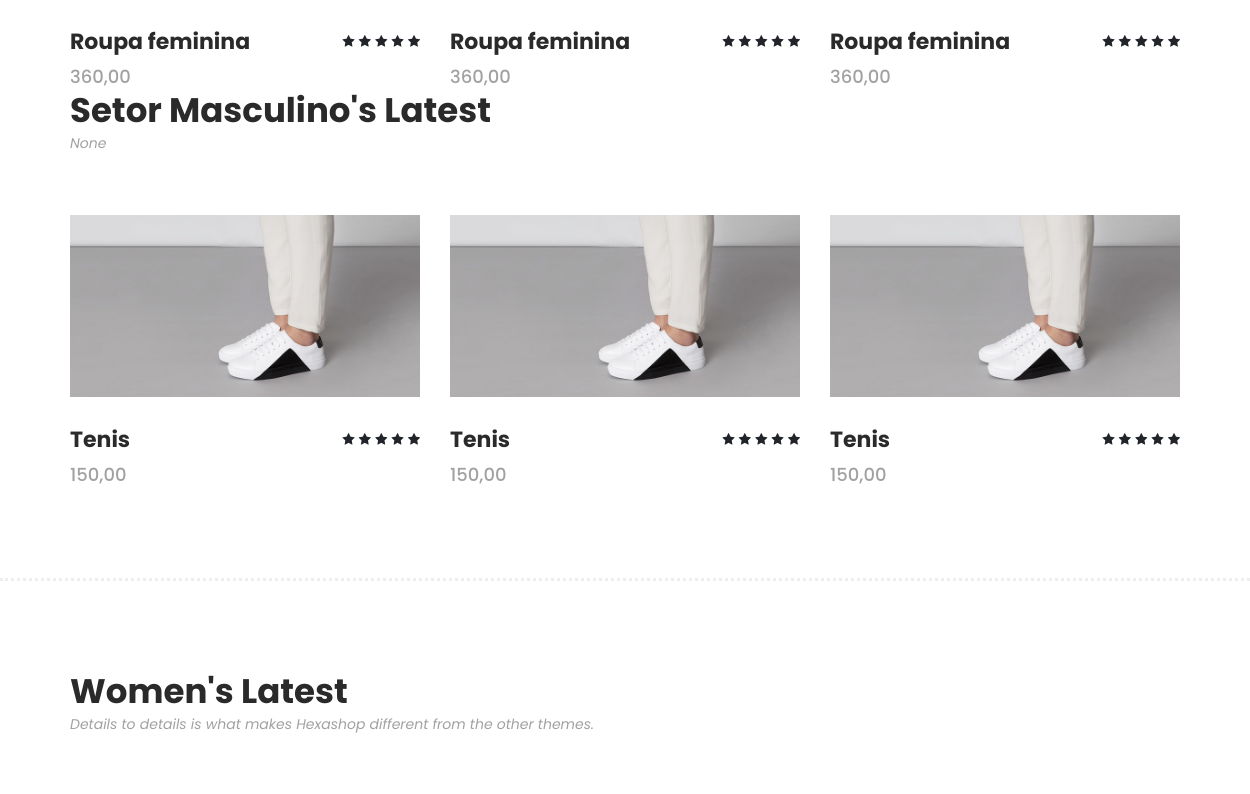
Before: / (middle part) with the older database file.
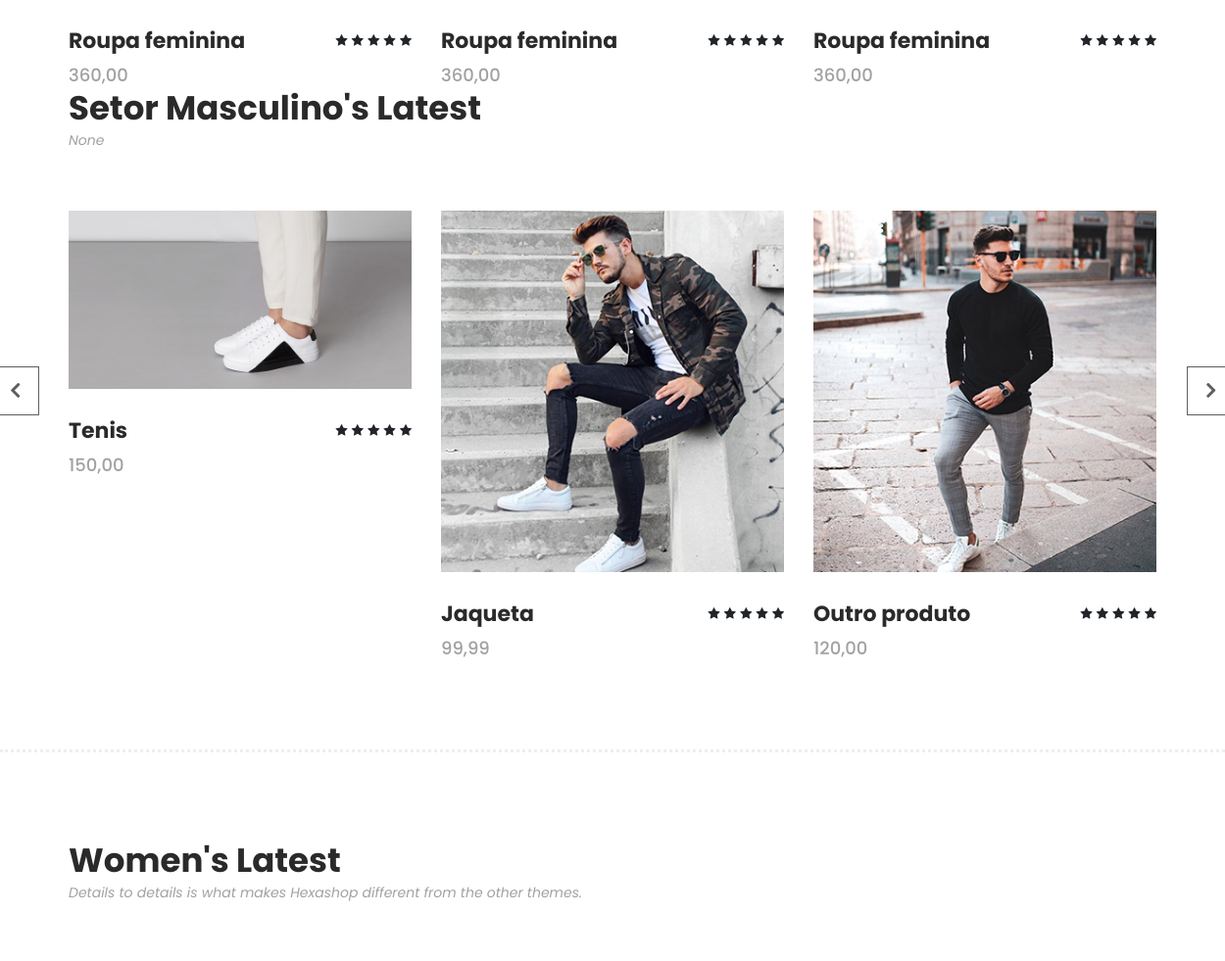
After: the same page with the newer database file.
### core/models.py (models this page shows)
class ProductCategory(models.Model):
    product_id = models.ForeignKey("Product", on_delete=models.CASCADE)
    category_id = models.ForeignKey("Category", on_delete=models.CASCADE)
    def __str__(self):
        return f"{self.category_id} - {self.product_id}"
    class Meta:
        verbose_name= 'Categoria'
        verbose_name_plural = 'Categorias'

class Product(models.Model):
    product_name = models.CharField(max_length = 30, verbose_name='Produto')
    product_description = models.CharField(max_length = 60, verbose_name='Descrição')
    product_price = models.DecimalField(max_digits=7, decimal_places=2, verbose_name='Preço')
    product_status = models.BooleanField(verbose_name='Disponível')
    product_image = models.ImageField(null=True, verbose_name='Imagem')
    class Meta:
        verbose_name= 'Produto'
        verbose_name_plural = 'Produtos'
        ordering = ['product_name']
    def __str__(self):
        return self.product_name

class Category(models.Model):
    category_name = models.CharField(max_length = 30, verbose_name='Categoria')
    category_description = models.CharField(max_length = 60, verbose_name='Descrição')
    category_breve = models.CharField(max_length = 45, blank=True, null=True, verbose_name='Descrição breve')
    category_image = models.ImageField(null=True, verbose_name='Imagem')
    class Meta:
        verbose_name= 'Categoria'
        verbose_name_plural = 'Categorias'
        ordering = ['category_name']
    def __str__(self):
        return self.category_name

### core/views.py (the view)
# urls.py: path("", views.index, name="page"),
def index(request):
    categorias = Category.objects.all()
    lista = []
    for i in categorias:
        categoria = Category.objects.get(pk=i.id)
        produtos_da_categoria = categoria.productcategory_set.all()
        lista.append((categoria,produtos_da_categoria))
    context= {'lista': lista}
    print(context)
    return render(request, 'index.html', context )

### core/templates/index.html (shortened to what this page needs)
{% extends "base.html" %}
{% load static %}
{% block content %}
        <section class="section" id="men">
            {% for categoria, produtos_da_categoria in lista %}
            <div class="container">
                <div class="row">
                    <div class="col-lg-6">
                        <div class="section-heading">
                            <h2>{{ categoria.category_name }}'s Latest</h2>
                            <span>{{ categoria.category_breve }}</span>
                        </div>
                    </div>
                </div>
            </div>
            <div class="container">
                <div class="row">
                    <div class="col-lg-12">
                        <div class="men-item-carousel">
                            <div class="owl-men-item owl-carousel">
                                {% for produto_categoria in produtos_da_categoria %}
                                    <div class="item">
                                        <div class="thumb">
                                            <img src="{{ produto_categoria.product_id.product_image.url }}" alt="">
                                        </div>
                                        <div class="down-content">
                                            <h4>{{ produto_categoria.product_id.product_name }}</h4>
                                            <span>{{ produto_categoria.product_id.product_price }}</span>
                                            <ul class="stars">
                                                <li><i class="fa fa-star"></i></li>
                                                <li><i class="fa fa-star"></i></li>
                                                <li><i class="fa fa-star"></i></li>
                                                <li><i class="fa fa-star"></i></li>
                                                <li><i class="fa fa-star"></i></li>
                                            </ul>
                                        </div>
                                    </div>
                                    {% endfor %}
                            </div>
                        </div>
                    </div>
                </div>
            </div>
            {% endfor %}
        </section>
    <section class="section" id="women">
        <div class="container">
            <div class="row">
                <div class="col-lg-6">
                    <div class="section-heading">
                        <h2>Women's Latest</h2>
                        <span>Details to details is what makes Hexashop different from the other themes.</span>
                    </div>
                </div>
            </div>
        </div>
    </section>
{% endblock content %}

### core/templates/base.html (shortened to what this page needs)
<!DOCTYPE html>
<html lang="en">
  <head>
    {% load static %}
    <link rel="stylesheet" type="text/css" href="{% static 'css/bootstrap.min.css' %}">
    <link rel="stylesheet" type="text/css" href="{% static 'css/font-awesome.css' %}">
    <link rel="stylesheet" href="{% static 'css/templatemo-hexashop.css' %}">
    <link rel="stylesheet" href="{% static 'css/owl-carousel.css' %}">
    <link rel="stylesheet" href="{% static 'css/lightbox.css' %}">
    </head>
    <body>
    {% block content %}
    {% endblock content %}
  </body>
</html>

### core/static/css/templatemo-hexashop.css (style rules this page uses)
html, body, div, span, applet, object, iframe, h1, h2, h3, h4, h5, h6, p, blockquote, div pre, a, abbr, acronym, address, big, cite, code, del, dfn, em, font, img, ins, kbd, q, s, samp, small, strike, strong, sub, sup, tt, var, b, u, i, center, dl, dt, dd, ol, ul, li, figure, header, nav, section, article, aside, footer, figcaption { margin: 0; padding: 0; border: 0; outline: 0; }
ul, li { padding: 0; margin: 0; list-style: none; }
header, nav, section, article, aside, footer, hgroup { display: block; }
* { box-sizing: border-box; }
html, body { font-family: 'Poppins', sans-serif; font-weight: 400; background-color: #fff; font-size: 16px; -ms-text-size-adjust: 100%; -webkit-font-smoothing: antialiased; -moz-osx-font-smoothing: grayscale; }
h1, h2, h3, h4, h5, h6 { margin-top: 0px; margin-bottom: 0px; }
ul { margin-bottom: 0px; }
html, body { background: #fff; font-family: 'Poppins', sans-serif; }
.section-heading h2 { font-size: 34px; font-weight: 700; color: #2a2a2a; }
.section-heading span { font-size: 14px; color: #a1a1a1; font-style: italic; font-weight: 400; }
#men { padding-top: 90px; padding-bottom: 90px; border-bottom: 3px dotted #eee; }
#men .section-heading { margin-bottom: 60px; }
#men .item .down-content { padding-top: 30px; position: relative; z-index: 3; background-color: #fff; }
#men .item .down-content h4 { font-size: 22px; color: #2a2a2a; font-weight: 700; margin-bottom: 8px; }
#men .item .down-content span { font-size: 18px; color: #a1a1a1; font-weight: 500; display: block; }
#men .item .down-content ul.stars { position: absolute; right: 0; top: 30px; }
#men .item .down-content ul.stars li { display: inline; font-size: 13px; }
#men .item .thumb { position: relative; }
#women { padding-top: 90px; padding-bottom: 90px; border-bottom: 3px dotted #eee; }
#women .section-heading { margin-bottom: 60px; }

Changed rows visible on the page:
added ProductCategory: product_id.product_image (picture), product_id.product_name "Jaqueta", product_id.product_price "99,99", shown under Category "Setor Masculino"
added ProductCategory: product_id.product_image (picture), product_id.product_name "Outro produto", product_id.product_price "120,00", shown under Category "Setor Masculino"
